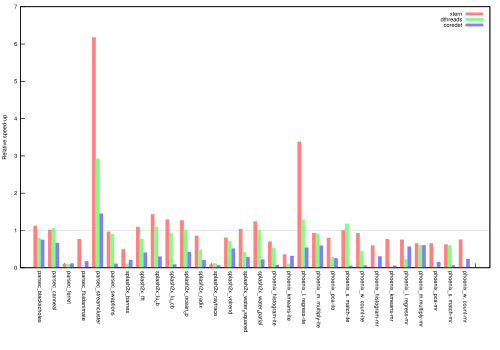

Generate this figure with gnuplot:
set terminal postscript eps color enhanced "NimbusSanL-Regu, 8" fontfile "/usr/share/texmf-texlive/fonts/type1/urw/helvetic/uhvr8a.pfb"

## LABEL ##
set ylabel "Relative speed-up"

## SCALE ##
set auto x
#set auto y
#set yrange [0:1.49]
set xtics nomirror
set ytics nomirror

## STYLE ##
set style data histogram
#set style data boxerror
set style histogram cluster gap 1
set style fill solid border -1
#set boxwidth 0.9
#set boxwidth 0.33 absolute
#set xtic rotate by -45 scale 0 font ",8"
set xtics rotate by -90 offset -3,0

#set bmargin 10

## PLOT ##
plot 1 lc rgb"grey"  notitle, \
'relative_speedup.dat' using 2:xtic(1) title "xtern" fs solid 0.5 noborder, \
     ''                using 3         title "dthreads" fs solid 0.5 noborder, \
     ''                using 4         title "coredet" fs solid 0.5 noborder
